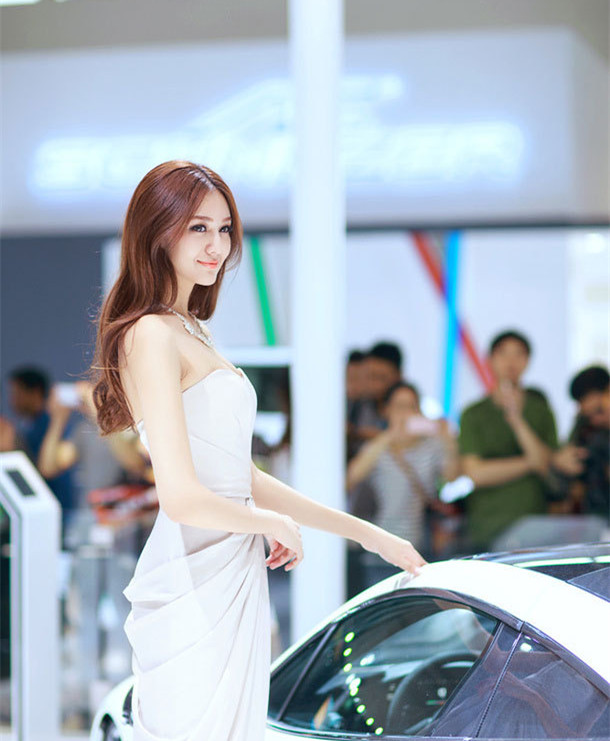
//> input picture Logic/Logic/1.jpg, 610 x 741 px
$ ./matchTemplate   (built with g++ and OpenCV 4)
//> lines starting //> are read from the running program, lines starting //| are printed output that depends on the picture; after the words box and inside, x2 and y2 are one past the last pixel; in counts of white or black regions, pixels touching at a corner belong together
//--------------------------------------【程序说明】-------------------------------------------
//		程序描述：模板匹配信息分析
//		开发测试所用操作系统： Windows 7 64bit
//		开发测试所用IDE版本：Visual Studio 2012
//		开发测试所用OpenCV版本：	3.0 beta
//------------------------------------------------------------------------------------------------


//---------------------------------【头文件、命名空间包含部分】----------------------------
//		描述：包含程序所使用的头文件和命名空间
//------------------------------------------------------------------------------------------------
#include "opencv2/highgui/highgui.hpp"
#include "opencv2/imgproc/imgproc.hpp"
using namespace cv;


//-----------------------------------【宏定义部分】--------------------------------------------
//  描述：定义一些辅助宏
//------------------------------------------------------------------------------------------------
#define WINDOW_NAME1 "【原始图片】"        //为窗口标题定义的宏
#define WINDOW_NAME2 "【匹配窗口】"        //为窗口标题定义的宏

//-----------------------------------【全局变量声明部分】------------------------------------
//          描述：全局变量的声明
//-----------------------------------------------------------------------------------------------
Mat g_srcImage; Mat g_templateImage; Mat g_resultImage;
int g_nMatchMethod;
int g_nMaxTrackbarNum = 5;

//-----------------------------------【全局函数声明部分】--------------------------------------
//          描述：全局函数的声明
//-----------------------------------------------------------------------------------------------
void on_Matching( int, void* );
static void ShowHelpText( );


//-----------------------------------【main( )函数】--------------------------------------------
//          描述：控制台应用程序的入口函数，我们的程序从这里开始执行
//-----------------------------------------------------------------------------------------------
int main(  )
{
	//【0】改变console字体颜色
	system("color 1F");

	//【0】显示帮助文字
	ShowHelpText();

	//【1】载入原图像和模板块
	g_srcImage = imread( "1.jpg", 1 );
//> g_srcImage is the input picture: 741 rows x 610 cols, CV_8UC3; mean B, G, R 186.5, 175.8, 165.4
	g_templateImage = imread( "2.jpg", 1 );
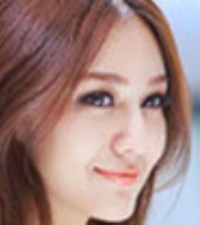
//> input picture Logic/Logic/2.jpg, 200 x 225 px
//> g_templateImage is the input picture: 225 rows x 200 cols, CV_8UC3; mean B, G, R 129.1, 133.1, 162.2

	//【2】创建窗口
	namedWindow( WINDOW_NAME1, WINDOW_AUTOSIZE );
	namedWindow( WINDOW_NAME2, WINDOW_AUTOSIZE );

	//【3】创建滑动条并进行一次初始化
	createTrackbar( "方法", WINDOW_NAME1, &g_nMatchMethod, g_nMaxTrackbarNum, on_Matching );
	on_Matching( 0, 0 );

	waitKey(0);
	return 0;

}

//-----------------------------------【on_Matching( )函数】--------------------------------
//          描述：回调函数
//-------------------------------------------------------------------------------------------
void on_Matching( int, void* )
{
	//【1】给局部变量初始化
	Mat srcImage;
	g_srcImage.copyTo( srcImage );

	//【2】初始化用于结果输出的矩阵
	int resultImage_cols =  g_srcImage.cols - g_templateImage.cols + 1;
//> resultImage_cols = 411
	int resultImage_rows = g_srcImage.rows - g_templateImage.rows + 1;
//> resultImage_rows = 517
	g_resultImage.create( resultImage_cols, resultImage_rows, CV_32FC1 );

	//【3】进行匹配和标准化
	matchTemplate( g_srcImage, g_templateImage, g_resultImage, g_nMatchMethod );
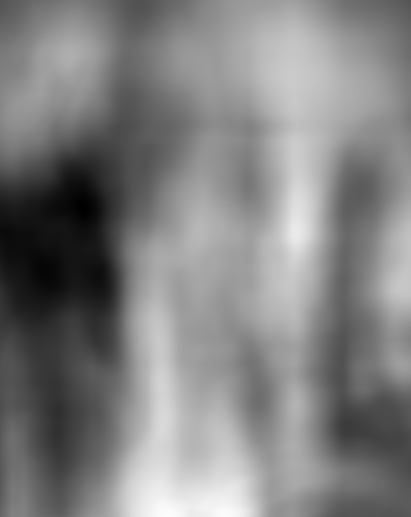
//> g_resultImage: 517 rows x 411 cols, CV_32FC1; min 670867328, max 2.08e+09, mean 1.38e+09; drawn with min black and max white
	normalize( g_resultImage, g_resultImage, 0, 1, NORM_MINMAX, -1, Mat() );

	//【4】通过函数 minMaxLoc 定位最匹配的位置
	double minValue; double maxValue; Point minLocation; Point maxLocation;
	Point matchLocation;
	minMaxLoc( g_resultImage, &minValue, &maxValue, &minLocation, &maxLocation, Mat() );
//> minValue = 0; maxValue = 1; minLocation = Point(83, 209); maxLocation = Point(167, 516)

	//【5】对于方法 SQDIFF 和 SQDIFF_NORMED, 越小的数值有着更高的匹配结果. 而其余的方法, 数值越大匹配效果越好
	//此句代码的OpenCV2版为：
	//if( g_nMatchMethod  == CV_TM_SQDIFF || g_nMatchMethod == CV_TM_SQDIFF_NORMED )
	//此句代码的OpenCV3版为：
	if( g_nMatchMethod  == TM_SQDIFF || g_nMatchMethod == TM_SQDIFF_NORMED )
	{ matchLocation = minLocation; }
//> matchLocation = Point(83, 209)
	else
	{ matchLocation = maxLocation; }

	//【6】绘制出矩形，并显示最终结果
	rectangle( srcImage, matchLocation, Point( matchLocation.x + g_templateImage.cols , matchLocation.y + g_templateImage.rows ),
		Scalar(0,0,255), 2, 8, 0 );
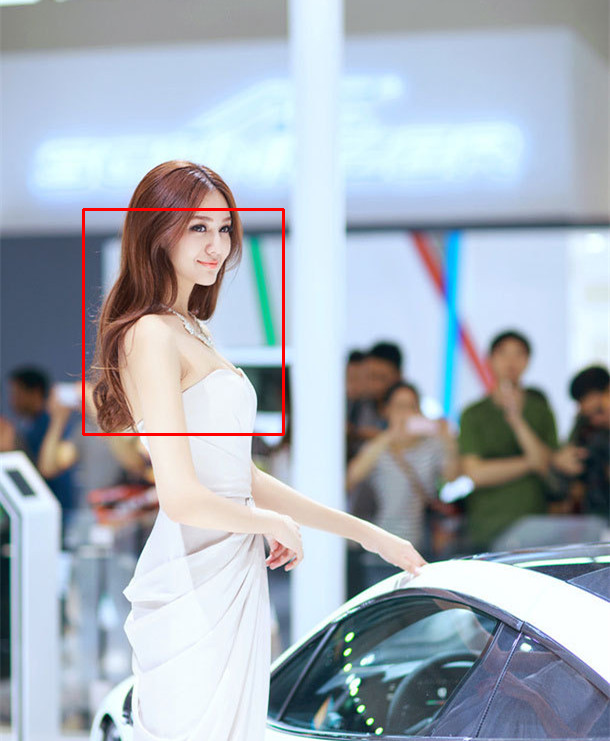
//> srcImage: 741 rows x 610 cols, CV_8UC3; 0.56% of pixels changed, all inside (x1, y1, x2, y2) = (82, 208, 285, 436)
	//在黑白图上画矩形
	rectangle( g_resultImage, matchLocation, Point( matchLocation.x + g_templateImage.cols , matchLocation.y + g_templateImage.rows ),
		Scalar(0,0,255), 2, 8, 0 );
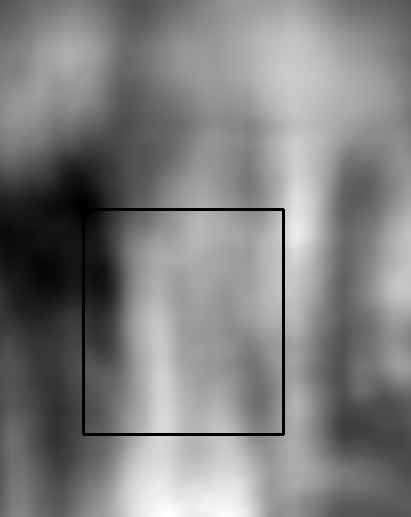
//> g_resultImage: 517 rows x 411 cols, CV_32FC1; min 0, max 1, mean 0.501

	imshow( WINDOW_NAME1, srcImage );
	imshow( WINDOW_NAME2, g_resultImage );

}


//-----------------------------------【ShowHelpText( )函数】----------------------------------
//          描述：输出一些帮助信息
//----------------------------------------------------------------------------------------------
static void ShowHelpText()
{
	//输出欢迎信息和OpenCV版本
	printf("\n\n\t\t\t   当前使用的OpenCV版本为：" CV_VERSION );
	printf("\n\n  ----------------------------------------------------------------------------\n");
	//输出一些帮助信息
	printf("\n\n\t请调整滑动条观察图像效果\n\n");
	printf(  "\n\t滑动条对应的方法数值说明: \n\n"
		"\t\t方法【0】- 平方差匹配法(SQDIFF)\n"
		"\t\t方法【1】- 归一化平方差匹配法(SQDIFF NORMED)\n"
		"\t\t方法【2】- 相关匹配法(TM CCORR)\n"
		"\t\t方法【3】- 归一化相关匹配法(TM CCORR NORMED)\n"
		"\t\t方法【4】- 相关系数匹配法(TM COEFF)\n"
		"\t\t方法【5】- 归一化相关系数匹配法(TM COEFF NORMED)\n" );
}
